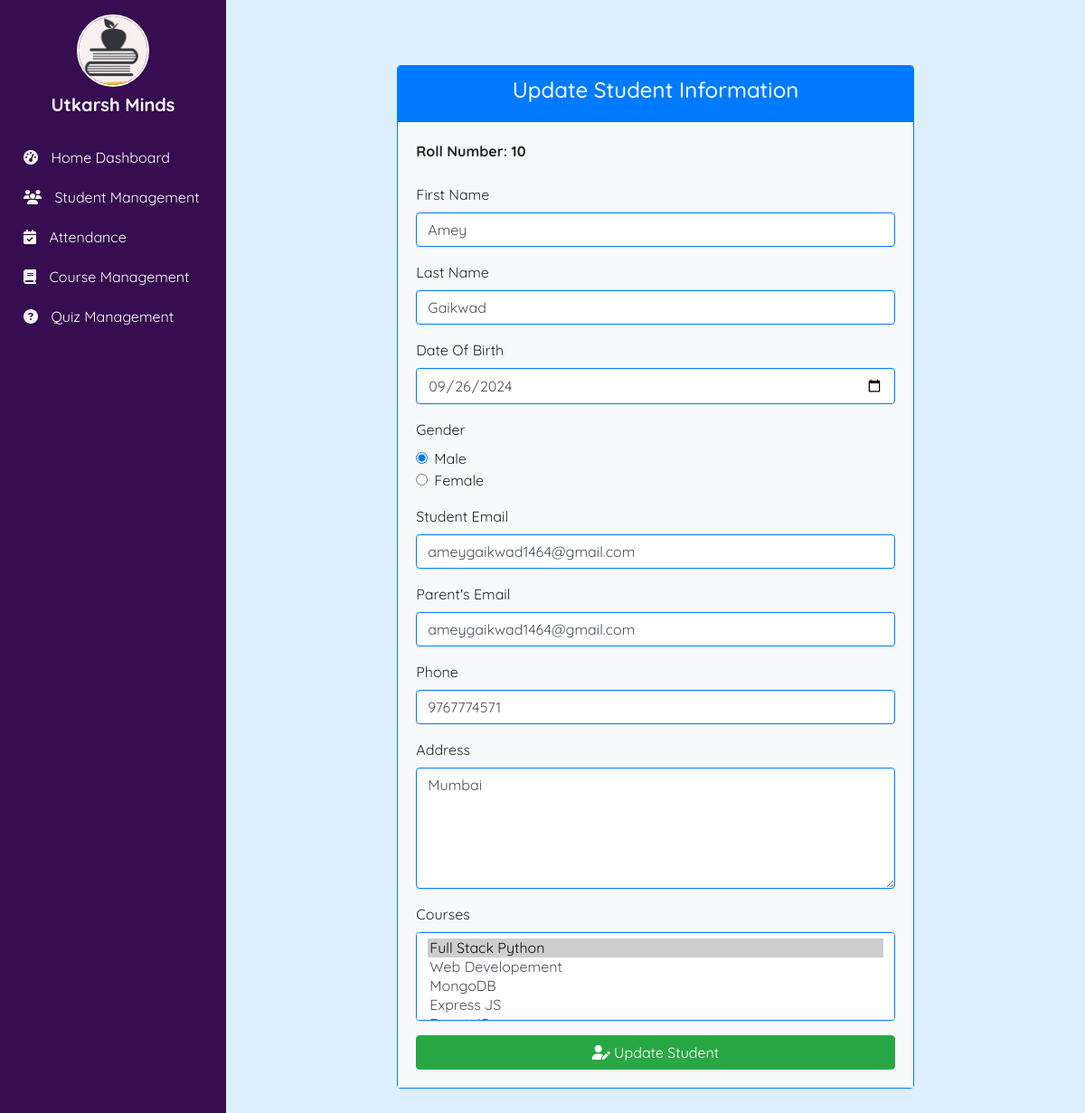
Screenshot of /studentmgt/student_update/10 with the database file from the repository.
### studentmgt/models.py (models this page shows, shortened)
class Student(models.Model):
    st_id = models.AutoField(primary_key=True)  # Auto-incrementing primary key
    fname = models.CharField(max_length=255)
    lname = models.CharField(max_length=255)
    dob = models.DateField()
    gender = models.CharField(max_length=1)
    st_email = models.EmailField()
    pr_email = models.EmailField()
    phone = models.CharField(max_length=20)
    pr_phone = models.CharField(max_length=20)
    address = models.TextField()
    courses = models.ManyToManyField(Course, related_name='students')
    batch_mon = models.CharField(max_length=255)
    batch_year = models.IntegerField()

### coursemgt/models.py (models this page shows, shortened)
class Course(models.Model):
    c_id = models.TextField(primary_key=True)
    cname = models.CharField(max_length=255)
    cduration = models.IntegerField()

### studentmgt/views.py (the view)
# urls.py: path("student_update/<int:st_id>",views.student_update),
def student_update(request, st_id):
    std = Student.objects.get(pk=st_id)
    courses = Course.objects.all()
    return render(request, "studentmgt/student_update.html", {'std': std, 'courses': courses})

### dump/studentmgt/templates/studentmgt/student_update.html (shortened to what this page needs)
{% extends "base.html" %}
{% block body %}
<div class="container my-5">
    <div class="row justify-content-center">
        <div class="col-lg-8 col-md-10 col-sm-12">
            <div class="card shadow-lg border-primary">
                <div class="card-header text-white bg-primary">
                    <h4 class="text-center">Update Student Information</h4>
                </div>
                <div class="card-body bg-light">
                    <form action="/studentmgt/student_do_update/{{ std.st_id }}" method="POST">
                        <div class="form-group mb-3">
                            <label for="roll"><strong>Roll Number: {{ std.st_id }}</strong></label>
                        </div>
                        <div class="form-group mb-3">
                            <label for="fname">First Name</label>
                            <input name="fname" type="text" class="form-control border-primary" id="fname" placeholder="Enter First Name" required value="{{ std.fname }}">
                        </div>
                        <div class="form-group mb-3">
                            <label for="lname">Last Name</label>
                            <input name="lname" type="text" class="form-control border-primary" id="lname" placeholder="Enter Last Name" required value="{{ std.lname }}">
                        </div>
                        <div class="form-group mb-3">
                            <label for="dob">Date Of Birth</label>
                            <input type="date" id="dob" name="dob" class="form-control border-primary" value="{{ std.dob|date:'Y-m-d' }}">
                        </div>
                        <div class="form-group mb-3">
                            <label for="gender">Gender</label>
                            <div class="form-check">
                                <input type="radio" id="male" name="gender" value="M" class="form-check-input" required {% if std.gender == 'M' %} checked {% endif %}>
                                <label for="male" class="form-check-label">Male</label>
                            </div>
                            <div class="form-check">
                                <input type="radio" id="female" name="gender" value="F" class="form-check-input" required {% if std.gender == 'F' %} checked {% endif %}>
                                <label for="female" class="form-check-label">Female</label>
                            </div>
                        </div>
                        <div class="form-group mb-3">
                            <label for="email">Student Email</label>
                            <input name="st_email" type="email" class="form-control border-primary" id="email" placeholder="Enter Student's Email" required value="{{ std.st_email }}">
                        </div>
                        <div class="form-group mb-3">
                            <label for="pemail">Parent's Email</label>
                            <input name="pr_email" type="email" class="form-control border-primary" id="pemail" placeholder="Enter Parent's Email" required value="{{ std.pr_email }}">
                        </div>
                        <div class="form-group mb-3">
                            <label for="phone">Phone</label>
                            <input name="phone" type="text" class="form-control border-primary" id="phone" placeholder="Enter Phone Number" required value="{{ std.phone }}">
                        </div>
                        <div class="form-group mb-3">
                            <label for="address">Address</label>
                            <textarea name="address" id="address" rows="5" class="form-control border-primary" required>{{ std.address }}</textarea>
                        </div>
                        <div class="form-group mb-3">
                            <label for="courses">Courses</label>
                            <select name="courses" id="courses" class="form-control border-primary" multiple required>
                                {% for course in courses %}
                                <option value="{{ course.c_id }}" {% if course in std.courses.all %} selected {% endif %}>
                                    {{ course.cname }}
                                </option>
                                {% endfor %}
                            </select>
                        </div>
                        <div class="text-center">
                            <button type="submit" class="btn btn-success btn-block"><i class="fas fa-user-edit"></i> Update Student</button>
                        </div>
                    </form>
                </div>
            </div>
        </div>
    </div>
</div>
{% endblock body %}

### static/css/base_style.css (style rules this page uses)
body { margin: 0; padding: 0; font-family: "Quicksand", sans-serif; font-optical-sizing: auto; font-style: normal; }

### templates/base.html (style rules this page uses)
body { background: rgb(220,240,255); background: linear-gradient(0deg, rgba(220,240,255,1) 0%); }
.d-flex { display: flex; }
.min-vh-100 { min-height: 100vh; }

### rows the page displays
Student: st_id "10", fname "Amey", lname "Gaikwad", dob "09/26/2024", gender "☑ Male", gender "☐ Female", st_email "ameygaikwad1464@gmail.com", pr_email "ameygaikwad1464@gmail.com", phone "9767774571", address "Mumbai", courses "Full Stack Python ☑ / Web Developement / MongoDB / Express JS"
